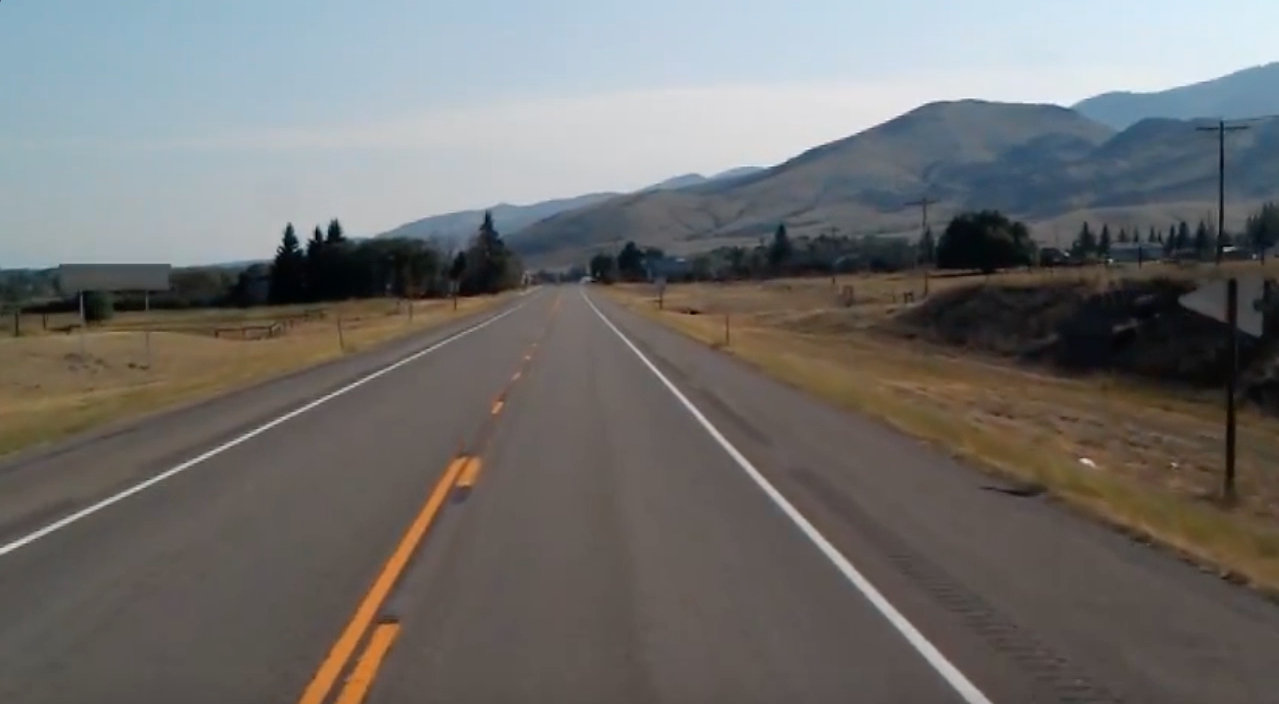
#> input picture finding-lanes/test_image.jpg, 1279 x 704 px
$ python lanes.py
#> lines starting #> are read from the running program, lines starting #| are printed output that depends on the picture
#> further down, image is the input picture: shape (704, 1279, 3); mean B, G, R 109.7, 111.3, 112.3
import cv2 ## by importing this we got access to imread() and imshow() functions
import numpy as np
import matplotlib.pyplot as plt

# detecting Edges using canny
def CannyImg(lane_image):
    gray =cv2.cvtColor(lane_image,cv2.COLOR_BGR2GRAY)
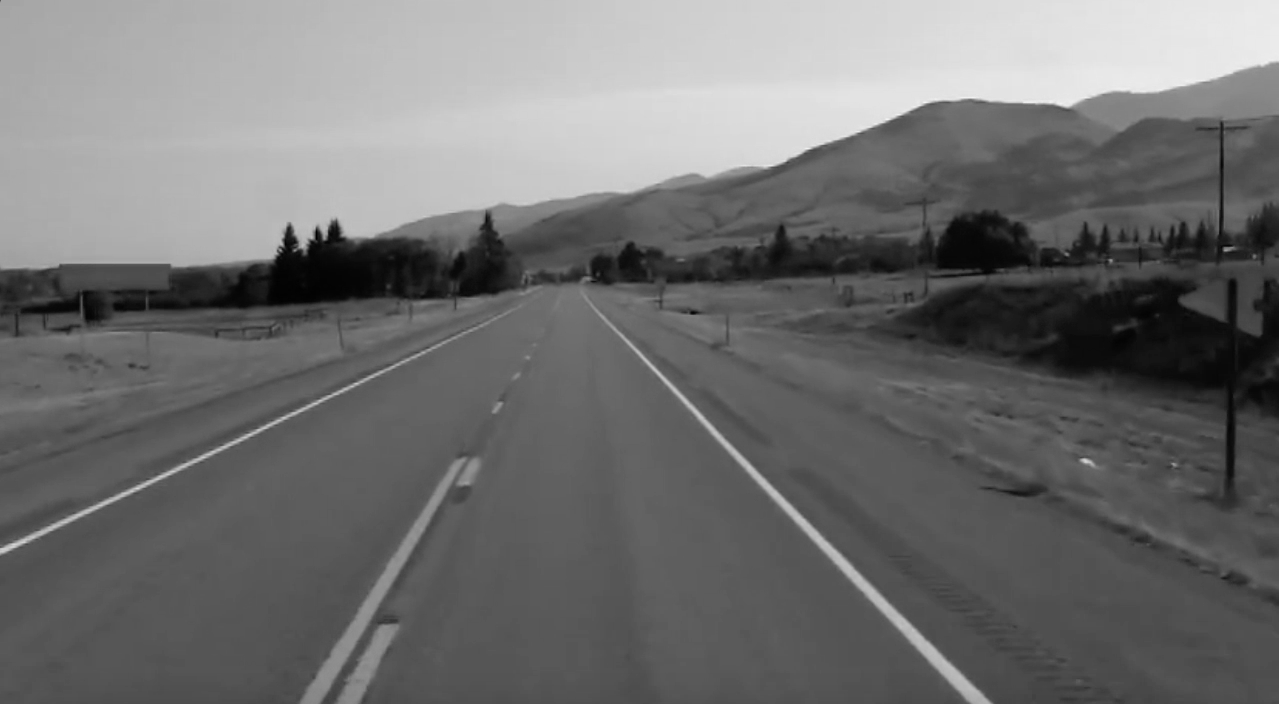
#> gray: shape (704, 1279); min 0, max 244, mean 111.4
    blur =cv2.GaussianBlur(gray,(5,5),0)
    canny_img=cv2.Canny(blur,10,150)
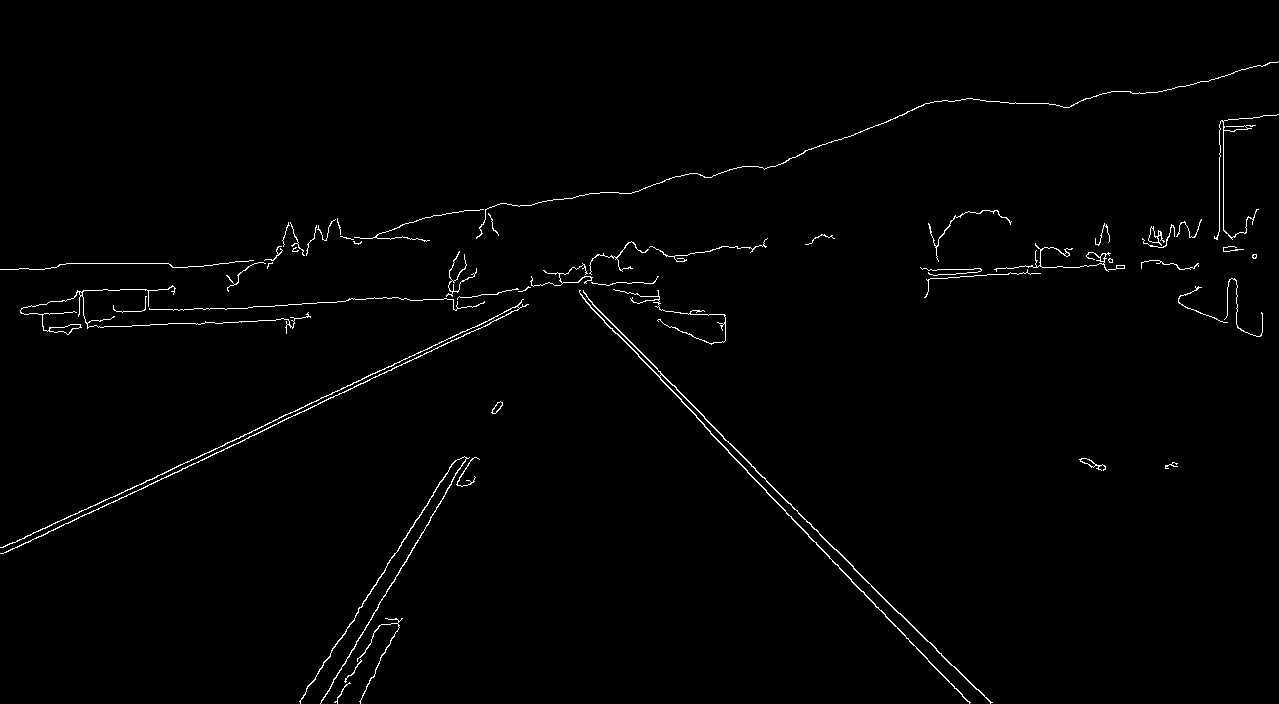
#> canny_img: shape (704, 1279); 1.1% white in thin lines or dots
    return canny_img

# Creating a mask
def Region_of_interest(image):
    hight=image.shape[0]
#> hight = 704
    polygone=np.array([[(200,hight),(1100,hight),(550,250)]])
#> polygone = [[200, 704], [1100, 704], [550, 250]]
    mask=np.zeros_like(image)
    cv2.fillPoly(mask,polygone,255)# this will fill the mask with the color white
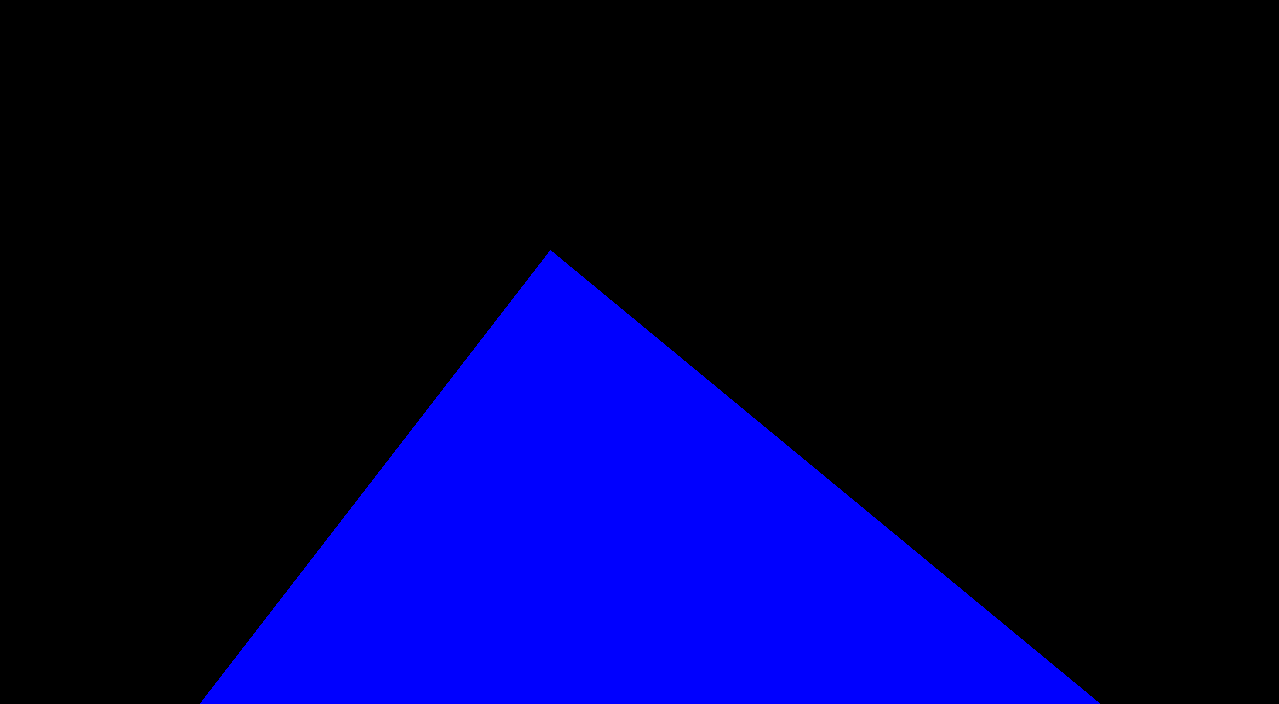
#> mask: shape (704, 1279, 3); mean of channels 0, 1, 2 57.9, 0, 0; drawn as B, G, R
    # Finding Lane Lines Bitwise_and
    masked_image = cv2.bitwise_and(image,mask) # this will show the lane lines only
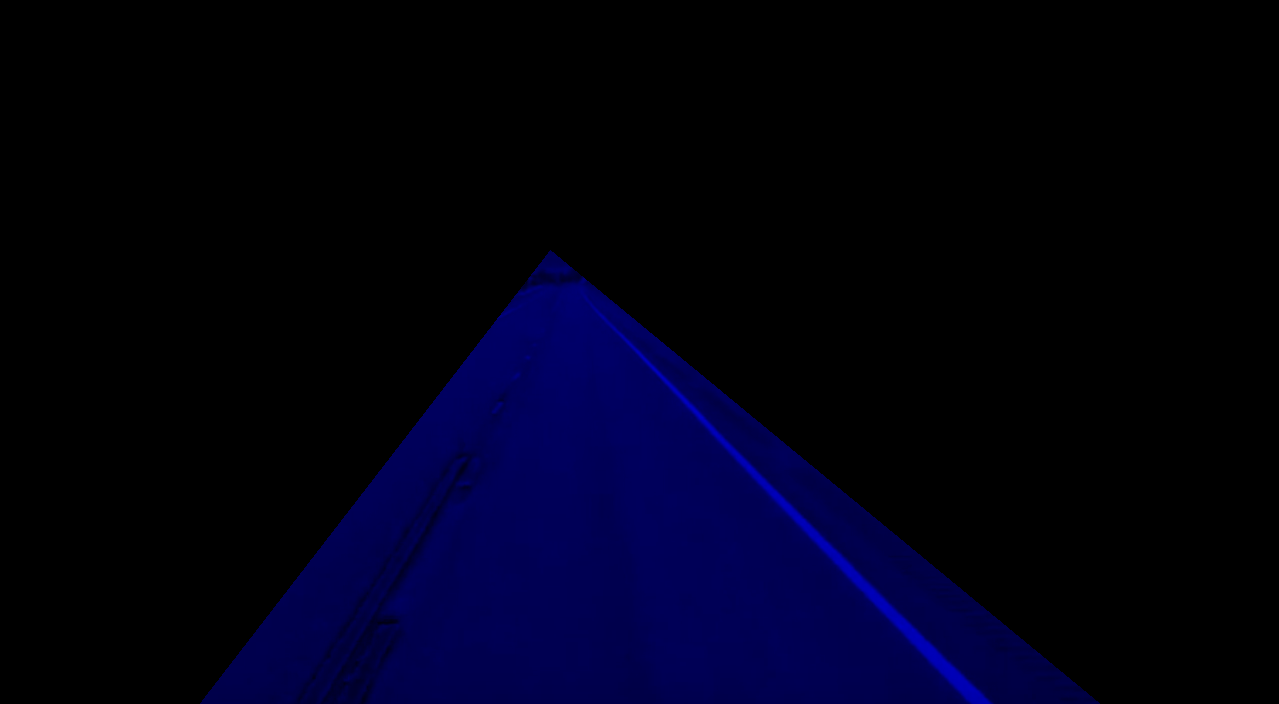
#> masked_image: shape (704, 1279, 3); mean B, G, R 19.1, 0, 0
    return masked_image


image=cv2.imread("test_image.jpg")
lane_image=np.copy(image)
Modified_Canny_Image=CannyImg(lane_image)

cv2.imshow("mage",Region_of_interest(image))
cv2.imshow("Modified_Canny_Image",Modified_Canny_Image)
cv2.waitKey(0)

# we can also use matplotlib to show the images
#plt.imshow(Modified_Canny_Image)
#plt.show()


#_____________________theory______________________

"""# Edge detection algorithm using Canny
# Finding Lane lines (Gryascale convertion)
# Edge Detection:-- is identifying sharp changes in the intensity in adjacent pixels
# Gradient:-- is a measure of change in brightness over adjacent pixels


image = cv2.imread('test_image.jpg') # read the image
lane_image=np.copy(image) # copying our array in to a new value not to make change to the first variable latter

gray=cv2.cvtColor(lane_image,cv2.COLOR_BGR2GRAY) # converting to Gray
# cv2.imshow('Gray Image',gray)# the first argument is the name of the window that we open and the second is the name of the image that we want to show

#cv2.imshow('result',image)# the first argument is the name of the window that we open and the second is the name of the image that we want to show
# cv2.waitKey()


# Finding Lane Line (Gaussian Blur)
# Gaussian Blur:-- is used to reduce noise in the image
# Noise:-- is the random variation of brightness or color in the image
# Kernel:-- is a matrix that slides over the image and does a mathematical operation on the pixels
# Gaussian Blur:-- is a way to reduce noise in the image by averaging the pixels

blur=cv2.GaussianBlur(gray,(5,5),0) # the second argument is the kernel size and the third is the deviation

# Edge Detection (Canny)
# Canny:-- is an edge detection algorithm that detects a wide range of edges in images.
#          it is a multi-step algorithm that involves smoothing the image, finding the gradient, and applying non-maximum suppression

canny=cv2.Canny(blur,50,150) # the second and third arguments are the threshold values that we use to detect the edges in the image

cv2.imshow("cann y",canny)
cv2.waitKey(0)"""
